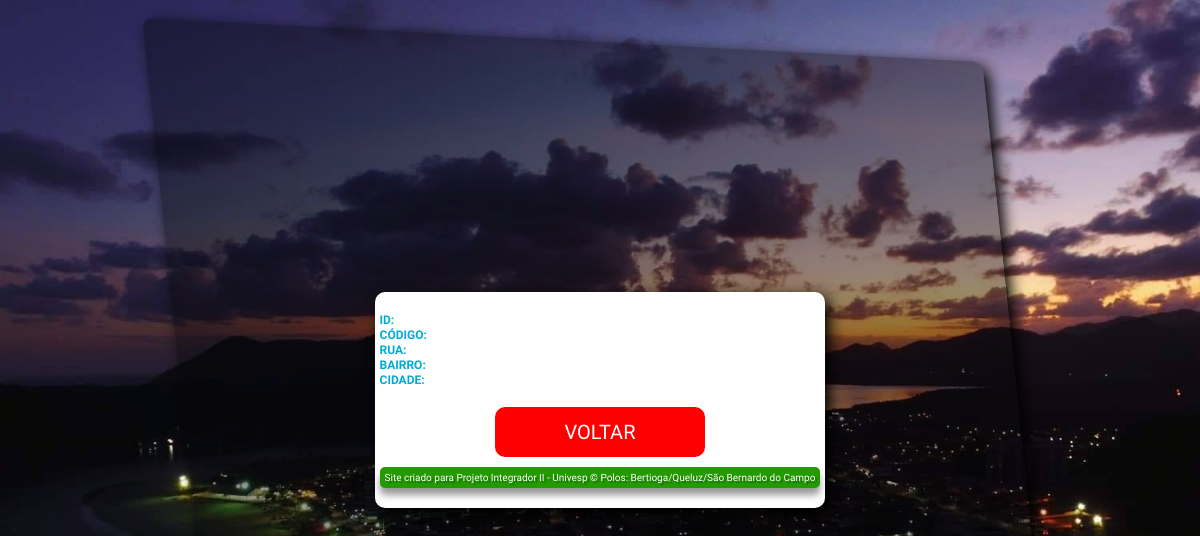
Before: /visualizapostes/1 with the older database file.
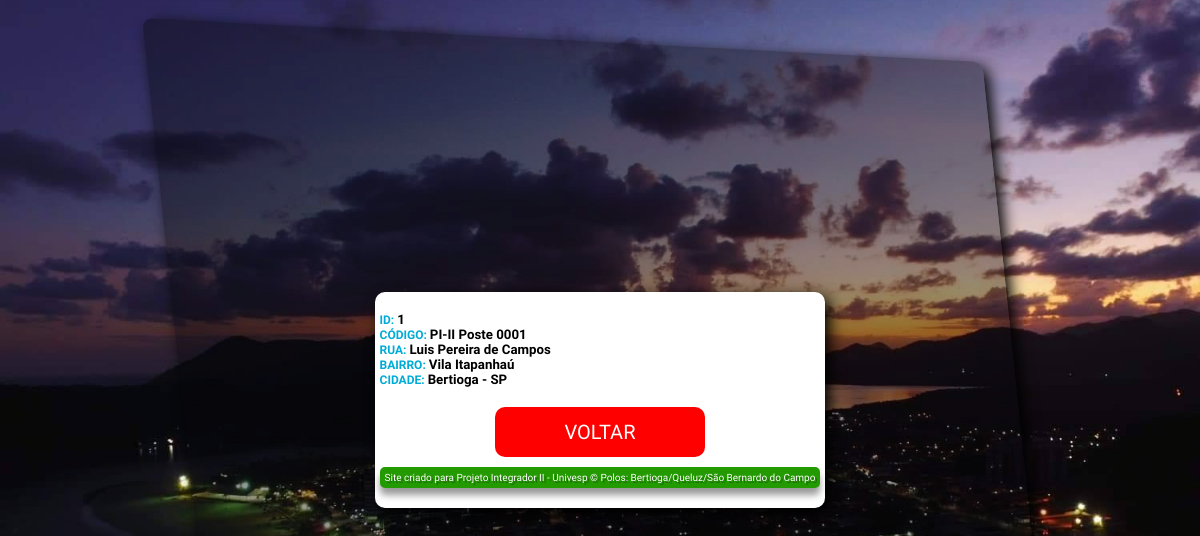
After: the same page with the newer database file.
### app.py (models this page shows)
class Poste(db.Model):
    id = db.Column('id', db.Integer, primary_key=True, autoincrement=True)
    codigo = db.Column(db.String(20), nullable=False)
    rua = db.Column(db.String(50), nullable=False)
    bairro = db.Column(db.String(50), nullable=False)
    cidade = db.Column(db.String(300), nullable=False)

### app.py (the view, shortened to what this page needs)
@app.route('/visualizapostes/<int:id>', methods=['GET', 'POST'])
def verp(id):
    mostra = Poste.query.get(id)
    return render_template('visualizapostes.html', mostra=mostra)

### templates/visualizapostes.html (shortened to what this page needs)
    {% extends 'base.html' %}
    {% block conteudo %}
    <section>
		<form action="#" method="POST">
            <h5>
                <strong class="azul">ID: </strong>{{mostra.id}}<br>
                <strong class="azul">CÓDIGO: </strong>{{mostra.codigo}}<br>
                <strong class="azul">RUA: </strong>{{mostra.rua}}<br>
                <strong class="azul">BAIRRO: </strong>{{mostra.bairro}}<br>
                <strong class="azul">CIDADE: </strong>{{mostra.cidade}}<br>
            </h5>
			<a><button class="vermelho" type="button" onclick="mudaTelaVoltaAoBancoPos()">VOLTAR</button></a>
			<p class="dev">Site criado para Projeto Integrador II - Univesp &copy
				Polos: Bertioga/Queluz/São Bernardo do Campo</p>
		</form>
	</section>
     {% endblock %}

### templates/base.html (shortened to what this page needs)
<!DOCTYPE html>
<html lang="pt-br">
<head>
	<link rel="stylesheet" type="text/css" href="{{ url_for('static', filename='css/style.css')}}">
</head>
<body class="bg">
    {% block conteudo %}
    {% endblock %}
</body>
</html>

### static/css/style.css (style rules this page uses)
* { margin: 0; padding: 0; box-sizing: border-box; font-family: "Ubuntu", sans-serif; }
body { display: flex; align-items: center; justify-content: center; min-height: 100vh; }
.bg { background-image: url("../imagens/Bertioga1.jpg"); background-repeat: no-repeat; background-size: cover; background-position: center; background-attachment: fixed; }
.azul { font-size: 12px; color: #00acd7; }
section { display: flex; background: #fff; padding: 20px 5px; border-radius: 10px; box-shadow: 5px 5px 15px; max-width: 70vw; }
section { min-width: 30%; }
button { margin: 10px 0; margin-top: 0; margin-left: 0; width: calc(50% - 10px); height: 50px; background-color: #229A00; color: #fff; font-size: 20px; border:none; border-radius: 10px; cursor: pointer; transition: .3s linear; }
.vermelho { background-color: red; }
form { width: 100%; }
form a { text-decoration: none; font-size: 16px; color: #555; font-weight: 500; padding-top: 20px; text-align: center; display: block; }
.dev { background-color: #229A00; font-size: 10px; color: white; font-weight: 500; text-align: center; border-radius: 5px; padding: 5px; text-shadow: 2px 2px 0px rgba(0, 0, 0, 0.267); box-shadow: 0px 7px 7px rgba(0, 0, 0, 0.4); }

Changed rows visible on the page:
added Poste: id "1", codigo "PI-II Poste 0001", rua "Luis Pereira de Campos", bairro "Vila Itapanhaú", cidade "Bertioga - SP"
